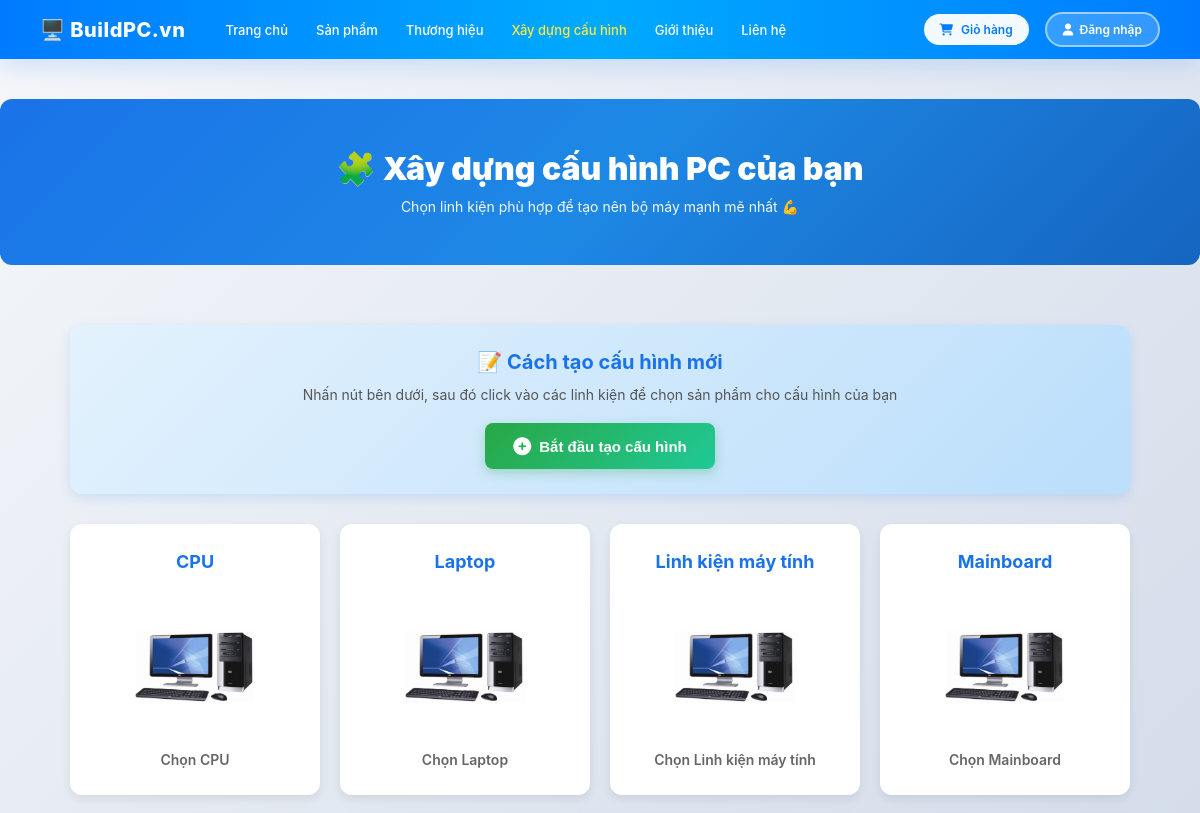
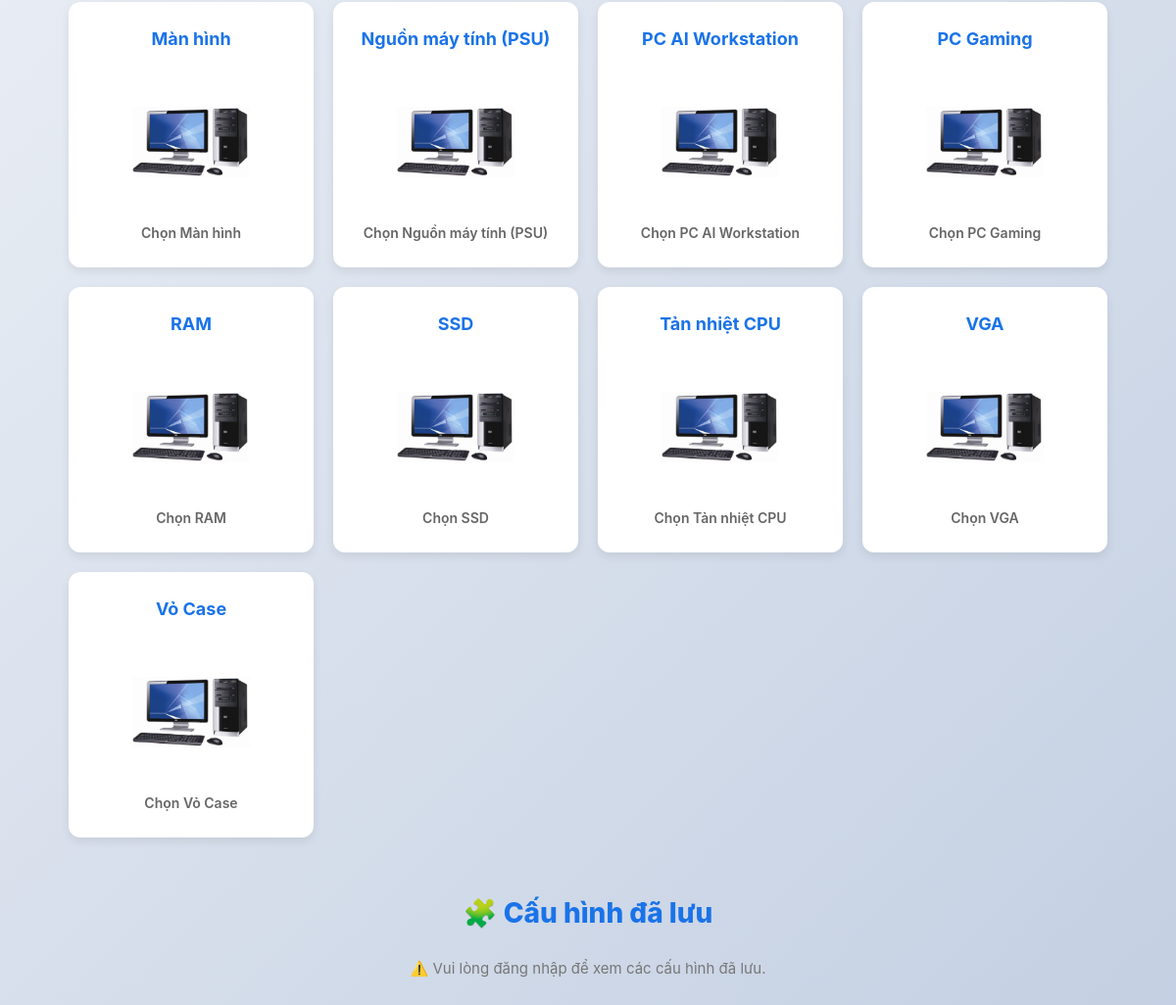
Screenshot of /page/builds.php with the database file from the repository (2 pictures, top to bottom).
### tables this page shows
CREATE TABLE `categories` (
  `category_id` int(11) NOT NULL,
  `name` varchar(150) NOT NULL,
  `slug` varchar(150) DEFAULT NULL,
  `description` text DEFAULT NULL,
  `created_at` datetime DEFAULT current_timestamp()
);

### functions.php (called while the page is built, shortened)
<?php
function isLoggedIn() {
    return isset($_SESSION['user']) && isset($_SESSION['user']['user_id']);
}
function escape($text) {
    return htmlspecialchars($text ?? '', ENT_QUOTES, 'UTF-8');
}

### page/builds.php (the view, shortened to what this page needs)
<?php
require_once __DIR__ . '/../functions.php';
$pdo = getPDO();
$categories = $pdo->query("SELECT * FROM categories ORDER BY name ASC")->fetchAll(PDO::FETCH_ASSOC);
$user_id = getCurrentUserId();
$builds = [];
?>
<!DOCTYPE html>
<html lang="vi">
<head>
<link rel="stylesheet" href="https://cdnjs.cloudflare.com/ajax/libs/font-awesome/6.4.0/css/all.min.css">
</head>
<body>
<header>
  <div class="header-left">
    <div class="logo">
      <a href="../index.php" style="text-decoration: none;">
        <span>🖥️ BuildPC.vn</span>
      </a>
    </div>
    <nav class="nav">
      <a href="../index.php">Trang chủ</a>
      <a href="products.php">Sản phẩm</a>
      <a href="brands.php">Thương hiệu</a>
      <a href="builds.php" class="active">Xây dựng cấu hình</a>
      <a href="about.php">Giới thiệu</a>
      <a href="contact.php">Liên hệ</a>
    </nav>
  </div>
  <div class="header-right">
    <a href="cart.php" class="cart-link">
      <i class="fa-solid fa-cart-shopping"></i> Giỏ hàng
    </a>
    <?php if (isLoggedIn()): ?>
      <span class="welcome">👋 <?= escape($_SESSION['user']['username'] ?? $_SESSION['user']['full_name']) ?></span>
      <a href="logout.php" class="logout-btn">Đăng xuất</a>
    <?php else: ?>
      <a href="login.php" class="login-btn"><i class="fa-solid fa-user"></i> Đăng nhập</a>
    <?php endif; ?>
  </div>
</header>
<div class="banner">
  <h1>🧩 Xây dựng cấu hình PC của bạn</h1>
  <p>Chọn linh kiện phù hợp để tạo nên bộ máy mạnh mẽ nhất 💪</p>
</div>
<div class="container">
  <div class="instruction-box" id="instructionBox">
    <h3>📝 Cách tạo cấu hình mới</h3>
    <p>Nhấn nút bên dưới, sau đó click vào các linh kiện để chọn sản phẩm cho cấu hình của bạn</p>
    <button class="btn-new-build" onclick="startNewBuild()">
      <i class="fa fa-plus-circle"></i>
      <span>Bắt đầu tạo cấu hình</span>
    </button>
  </div>
  <div class="grid" id="categoriesGrid">
    <?php foreach ($categories as $cat): ?>
      <div class="item category-item"
           data-category-id="<?= $cat['category_id'] ?>"
           data-category-name="<?= escape($cat['name']) ?>">
        <h3><?= escape($cat['name']) ?></h3>
        <img src="../assets/img/<?= strtolower($cat['name']) ?>.png"
             onerror="this.src='../uploads/img/pc-part.png'"
             alt="<?= escape($cat['name']) ?>">
        <p>Chọn <?= escape($cat['name']) ?></p>
      </div>
    <?php endforeach; ?>
  </div>
  <h2 class="section-title">🧩 Cấu hình đã lưu</h2>
  <?php if (!$user_id): ?>
    <p style="text-align:center;color:#777;font-size:15px;">⚠️ Vui lòng đăng nhập để xem các cấu hình đã lưu.</p>
  <?php elseif (empty($builds)): ?>
    <p style="text-align:center;color:#777;font-size:15px;">📭 Bạn chưa có cấu hình nào được lưu.</p>
  <?php endif; ?>
</div>
</body>
</html>

### page/builds.php (style rules this page uses)
* { margin:0;padding:0;box-sizing:border-box; }
body { font-family: -apple-system,BlinkMacSystemFont,'Segoe UI',Roboto,'Helvetica Neue',Arial,sans-serif; background: linear-gradient(135deg,#f5f7fa 0%,#c3cfe2 100%); color:#333; min-height:100vh; }
header { background: linear-gradient(90deg,#007bff 0%,#00aaff 50%,#007bff 100%); display:flex; justify-content:space-between; align-items:center; padding:12px 40px; box-shadow:0 8px 24px rgba(0,107,255,0.15); position:sticky; top:0; z-index:999; gap:20px; }
.header-left { display:flex;align-items:center;gap:40px; }
.logo span { color:white;font-weight:800;font-size:20px;letter-spacing:.5px; }
.nav { display:flex;gap:28px; }
.nav a { color:white;text-decoration:none;font-weight:500;font-size:13px;transition:.3s; }
.nav a:hover,.nav a.active { color:#ffeb3b; }
.header-right { display:flex;align-items:center;gap:16px; }
.cart-link { position:relative; background:rgba(255,255,255,0.95); color:#007bff; padding:8px 16px; border-radius:20px; text-decoration:none; font-weight:600; font-size:12px; transition:.3s; display:inline-flex;align-items:center;gap:8px; }
.login-btn,.logout-btn { display:inline-flex;align-items:center;gap:6px; padding:8px 16px; border-radius:20px;font-weight:600;font-size:12px; text-decoration:none;transition:.3s;cursor:pointer; }
.login-btn { background:rgba(255,255,255,0.2);color:#fff;border:2px solid rgba(255,255,255,0.5); }
.banner { background:linear-gradient(135deg,#1a73e8 0%,#1e88e5 50%,#1565c0 100%); color:white; text-align:center; padding:50px 20px; border-radius:12px; margin:40px auto; max-width:1200px; }
.banner h1 { font-size:32px;font-weight:900;margin-bottom:10px; }
.banner p { font-size:14px;opacity:.95; }
.container { max-width: 1100px; margin: 40px auto; padding: 20px; }
.instruction-box { background: linear-gradient(135deg, #e3f2fd 0%, #bbdefb 100%); padding: 25px; border-radius: 12px; margin-bottom: 30px; text-align: center; box-shadow: 0 4px 12px rgba(26, 115, 232, 0.15); }
.instruction-box h3 { color: #1a73e8; margin-bottom: 12px; font-size: 20px; }
.instruction-box p { color: #555; margin-bottom: 20px; font-size: 14px; }
.btn-new-build { background: linear-gradient(135deg, #28a745, #20c997); color: white; border: none; padding: 14px 28px; border-radius: 8px; font-weight: 700; font-size: 15px; cursor: pointer; transition: all 0.3s ease; box-shadow: 0 4px 12px rgba(40, 167, 69, 0.3); display: inline-flex; align-items: center; gap: 8px; }
.btn-new-build i { font-size: 18px; }
.grid { display: grid; grid-template-columns: repeat(auto-fit, minmax(250px, 1fr)); gap: 20px; margin-bottom: 30px; }
.item { background: white; border-radius: 12px; padding: 25px; text-align: center; box-shadow: 0 4px 10px rgba(0,0,0,.08); transition: all .3s ease; cursor: pointer; position: relative; overflow: hidden; border: 2px solid transparent; }
.item::before { content: ''; position: absolute; top: 0; left: -100%; width: 100%; height: 100%; background: linear-gradient(90deg, transparent, rgba(26,115,232,0.1), transparent); transition: left 0.5s ease; }
.item h3 { margin-bottom: 15px; color: #1a73e8; font-size: 18px; font-weight: 700; }
.item img { width: 120px; height: 120px; object-fit: contain; margin: 20px 0; transition: transform 0.3s ease; }
.item p { color: #666; font-size: 14px; font-weight: 600; }
.section-title { margin-top: 60px; margin-bottom: 30px; color: #1a73e8; text-align: center; font-size: 28px; font-weight: 800; }

### rows the page displays
categories: name "CPU"
categories: name "Laptop"
categories: name "Linh kiện máy tính"
categories: name "Mainboard"
categories: name "Màn hình"
categories: name "Nguồn máy tính (PSU)"
categories: name "PC AI Workstation"
categories: name "PC Gaming"
categories: name "RAM"
categories: name "SSD"
categories: name "Tản nhiệt CPU"
categories: name "VGA"
categories: name "Vỏ Case"
